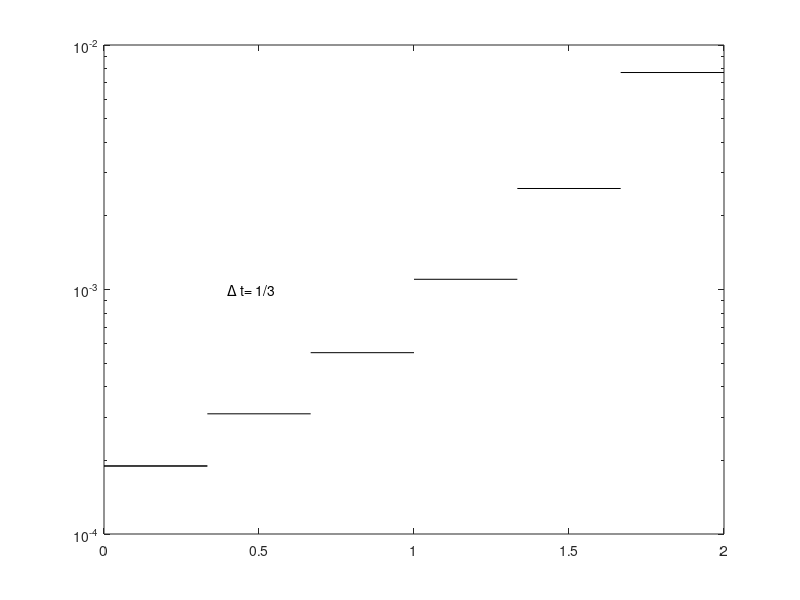

Source code (MATLAB): (Note: this script raises an error after producing the figure.)
%-------------------------------------------------------------------------
%
% File: bakcward_deltahat.m
% Author: Julia Jankowski
% Date: July 2015
%
% Purpose: Compute the optimal backward error for a modified equation using
%          the backward Euler method
%-------------------------------------------------------------------------

clf
close all

for N= [3,30,300]
    
    y= zeros(2*N+1,1);
    dt= 1/N;
    y(1)=1;
    
    %backward Euler method
    for k = 2:2*N+1
        y(k) = 4*y(k-1)^2/ (dt+ sqrt(dt^2 + 4*y(k-1)))^2;
    end
    
    delta= zeros(2*N,1);
    
    %compute optimal backward error for the forward Euler method 
    %note the additional term
    
    for k=1:2*N
        delta(k)= 2*(sqrt(y(k))-sqrt(y(k+1)))/dt-1/4*log(y(k+1)/y(k))-1;
    end
    
    tau = linspace(0,2,2*N+1);
    
    %plot error on semilog plot
    semilogy(tau(1:2), abs([delta(1),delta(1)]), 'k-');
    
    hold on
    
   
    for k=1:2*N
        semilogy(tau(k:k+1), abs([delta(k),delta(k)]), 'k-');
    end
    
    
    %add labels and set font sizes

    x1= 0.4;
    y1= 10^(-3);
    
    str1 = '\Delta t= 1/3';
    txt1 = text(x1,y1,str1)
    txt1.FontSize=14;
    
    x2= 0.4;
    y2= 10^(-5.9);
    str2 = '\Delta t= 1/30';
    txt2 = text(x2,y2,str2)
    txt2.FontSize=14;
    
    x3= 0.4;
    y3= 10^(-8.9);
    str3 = '\Delta t= 1/300';
    txt3 = text(x3,y3,str3)
    txt3.FontSize=14;
end

set(gca,'fontsize', 22);

title(' ')
xlabel('t')
ylabel('$$\hat{\delta}$$','Interpreter','Latex')

axis([0 2 10^(-10) 10^(-2)])
